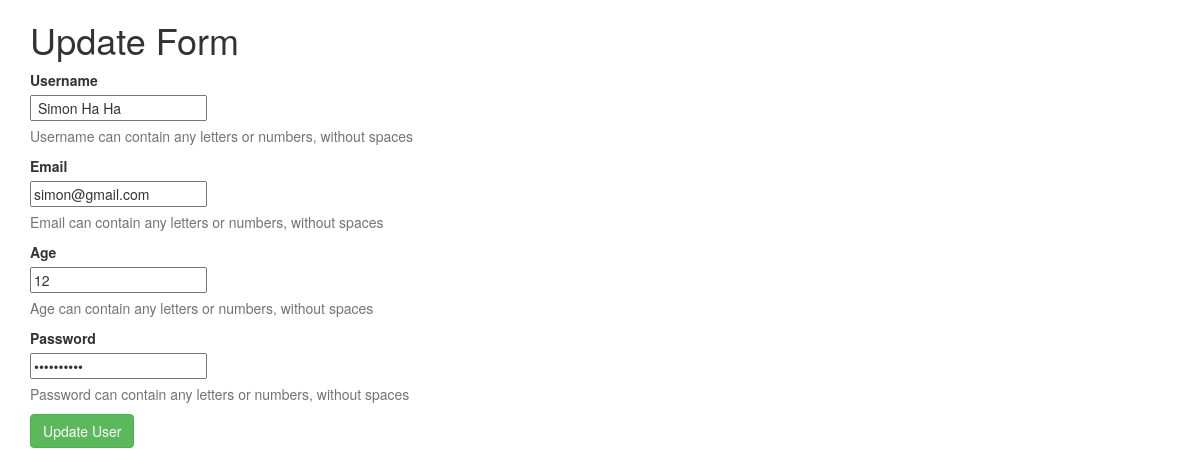
The page /user/update/6 on the database as committed earlier.
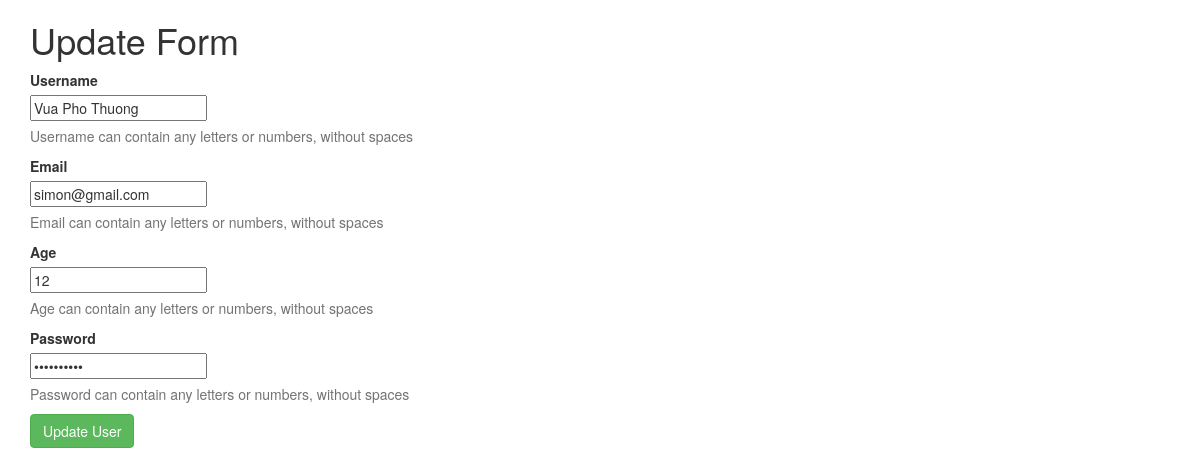
The same page on the database as committed later.
### tables this page shows
CREATE TABLE `member` (
  `id` int(11) NOT NULL AUTO_INCREMENT,
  `username` varchar(45) DEFAULT NULL,
  `email` varchar(45) DEFAULT NULL,
  `password` varchar(45) DEFAULT NULL,
  `age` int(11) DEFAULT NULL,
  PRIMARY KEY (`id`)
);

### application/controllers/User.php (called while the page is built, shortened)
<?php
class User extends CI_Controller {
	function __construct()
    {
        $this->load->helper("url");
        $this->load->model('User_model');
    }
	public function update($user_id) {
		$data['user_info'] = $this->User_model->getUserById($user_id);
		$this->load->helper(array('form', 'url'));
        $this->load->library('form_validation');
        $this->form_validation->set_rules('username', 'User Name', 'required|min_length[4]|max_length[25]');
        $this->form_validation->set_rules('email', 'Email Address', 'required|valid_email|min_length[4]|max_length[25]');
        $this->form_validation->set_rules('age', 'Age', 'required|numeric');
        $this->form_validation->set_rules('password', 'Mat khau', 'required|min_length[8]|max_length[12]');
		if($this->form_validation->run() == FALSE) {
			$this->load->view('user/update_user', $data);
		} else {
			$this->User_model->update_user($user_id);
			$this->session->set_flashdata('update_message', 'update successfully !');
			redirect('/user/test2', 'refresh');
		}
	}
}

### index.php (called while the page is built, shortened)
<?php
require_once BASEPATH.'core/CodeIgniter.php';

### application/models/User_model.php (called while the page is built, shortened)
<?php
class User_model extends CI_Model {
    public function getUserById($id) {
        $this->db->where('id', $id);
        $query = $this->db->get('member');
        $data = $query->row();
        return $data;
    }
}
?>

### application/views/user/update_user.php (the view, shortened to what this page needs)
<!DOCTYPE html>
<html lang="en">
<head>
	<link rel="stylesheet" href="https://maxcdn.bootstrapcdn.com/bootstrap/3.3.7/css/bootstrap.min.css">
</head>
<body>
	<div class="container">
		<h1>Update Form</h1>
		<?php echo form_open('user/update/'.$user_info->id); ?>
		<div class="control-group">
	      <label class="control-label"  for="username">Username</label>
	      <div class="controls">
	        <input type="text" id="username" name="username" placeholder="" value="<?php echo set_value('username', $user_info->username); ?>" class="input-xlarge">
	        <p class="help-block">Username can contain any letters or numbers, without spaces</p>
	      </div>
    	</div>
    	<div class="control-group">
	      <label class="control-label"  for="username">Email</label>
	      <div class="controls">
	        <input type="text" id="username" name="email" placeholder="" value="<?php echo set_value('email', $user_info->email); ?>" class="input-xlarge">
	        <p class="help-block">Email can contain any letters or numbers, without spaces</p>
	      </div>
    	</div>
    	<div class="control-group">
	      <label class="control-label"  for="username">Age</label>
	      <div class="controls">
	        <input type="text" id="username" name="age" placeholder="" value="<?php echo set_value('age', $user_info->age); ?>" class="input-xlarge">
	        <p class="help-block">Age can contain any letters or numbers, without spaces</p>
	      </div>
    	</div>
    	<div class="control-group">
	      <label class="control-label"  for="username">Password</label>
	      <div class="controls">
	        <input type="password" id="username" name="password" placeholder="" value="<?php echo set_value('password', $user_info->password); ?>" class="input-xlarge">
	        <p class="help-block">Password can contain any letters or numbers, without spaces</p>
	      </div>
    	</div>
			<input type="submit" class="btn btn-success" name="submit" value="Update User">
		</form>
	</div>
</body>
</html>

Rows that differ between the two databases and show on the page:
changed member "simon@gmail.com": username "Simon Ha Ha" → "Vua Pho Thuong"
